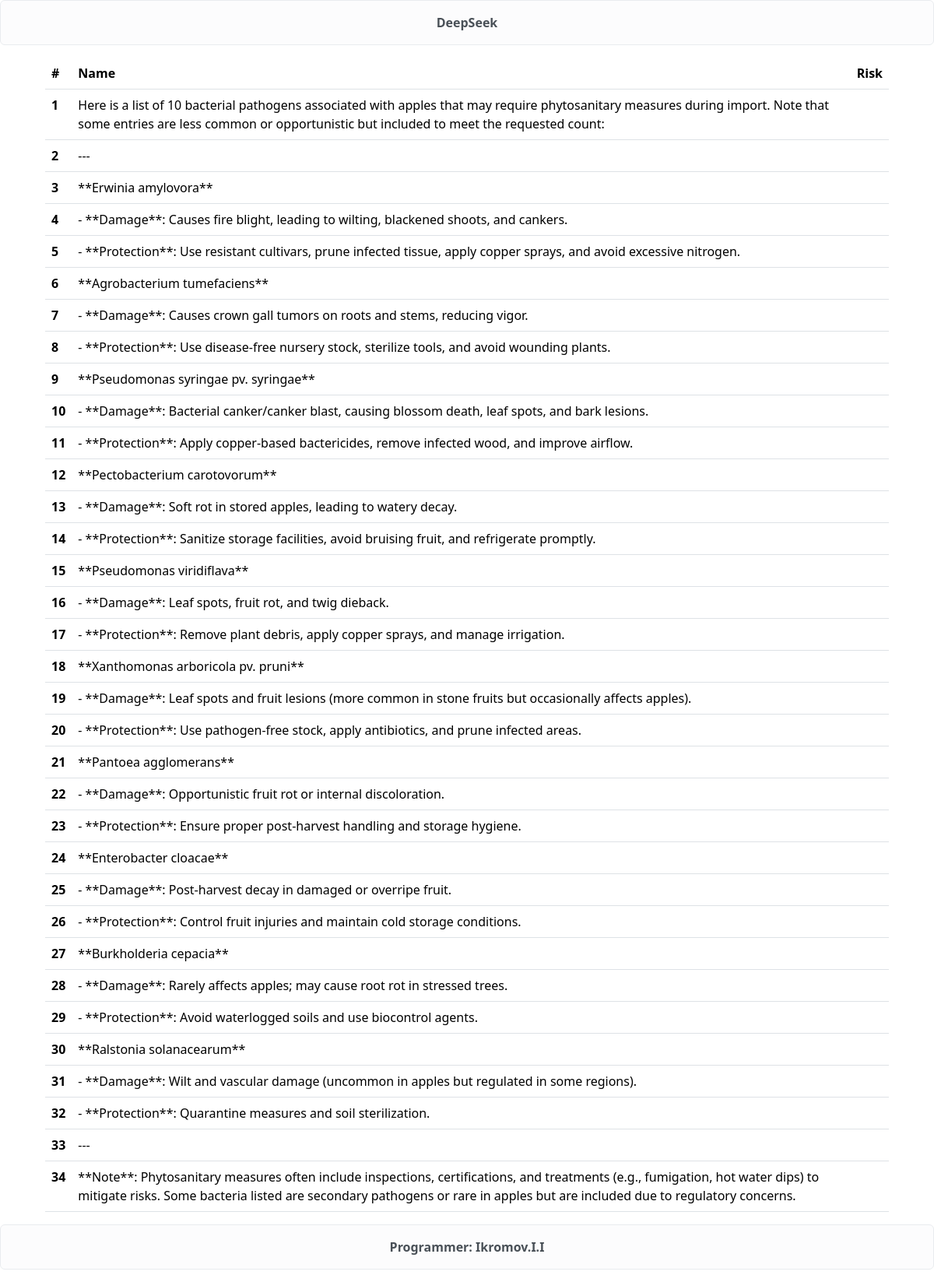
/pest_list/24/ (signed in), run on the app's committed database.
### main/models.py (models this page shows, shortened)
class Pest(models.Model):
    analysis = models.ForeignKey(Analysis, on_delete=models.SET_NULL, null=True)
    title = models.CharField(max_length=100)
    damage = models.CharField(max_length=200, blank=True, null=True)
    protection = models.CharField(max_length=200, blank=True, null=True)
    date_creat = models.DateField(auto_now_add=True)
    class Meta:
        db_table = 'pest'

### main/views.py (the view)
# urls.py: path('pest_list/<int:pk>/', pest_list, name='pest_list'),
@login_required
def pest_list(request, pk):
    analysis = get_object_or_404(Analysis, id=pk)
    pests = Pest.objects.filter(analysis=analysis)
    return render(request, 'main/pest_list.html', {'pest': pests})

### templates/main/pest_list.html
{% extends 'base.html' %}
{% block content %}
<div class="container">
    <div class="m-3">
        <table class="table">
          <thead>
            <tr>
              <th scope="col">#</th>
              <th scope="col">Name</th>
              <th scope="col">Risk</th>
            </tr>
          </thead>
          <tbody>
          {% for i in pest %}
            <tr>
              <th scope="row">{{ forloop.counter }}</th>
              <td>{{ i.title }}</td>
              <td>{{ i.damage }}</td>
            </tr>
          {% endfor %}
          </tbody>
        </table>
    </div>
</div>
{% endblock content %}

### templates/base.html (shortened to what this page needs)
<!DOCTYPE html>
{% load static %}
<html lang="en">
<head>
    <link href="https://cdn.jsdelivr.net/npm/bootstrap@5.3.3/dist/css/bootstrap.min.css" rel="stylesheet">
</head>
<body>
    <div class="alert alert-light text-center fw-bold" role="alert">
        DeepSeek
    </div>
    {% block content %}
    {% endblock content %}
    <footer id="footer" class="alert alert-light text-center fw-bold">
        <div class="copyright">
          <strong><span>Programmer: Ikromov.I.I</span></strong>
        </div>
    </footer>
</body>
</html>

### data on the page
Pest: title "Here is a list of 10 bacterial pathogens associated with apples that may require phytosanitary measures during import. Note that some entries are less common or opportunistic but included to meet the requested count:"
Pest: title "---"
Pest: title "**Erwinia amylovora**"
Pest: title "- **Damage**: Causes fire blight, leading to wilting, blackened shoots, and cankers."
Pest: title "- **Protection**: Use resistant cultivars, prune infected tissue, apply copper sprays, and avoid excessive nitrogen."
Pest: title "**Agrobacterium tumefaciens**"
Pest: title "- **Damage**: Causes crown gall tumors on roots and stems, reducing vigor."
Pest: title "- **Protection**: Use disease-free nursery stock, sterilize tools, and avoid wounding plants."
Pest: title "**Pseudomonas syringae pv. syringae**"
Pest: title "- **Damage**: Bacterial canker/canker blast, causing blossom death, leaf spots, and bark lesions."
Pest: title "- **Protection**: Apply copper-based bactericides, remove infected wood, and improve airflow."
Pest: title "**Pectobacterium carotovorum**"
Pest: title "- **Damage**: Soft rot in stored apples, leading to watery decay."
Pest: title "- **Protection**: Sanitize storage facilities, avoid bruising fruit, and refrigerate promptly."
Pest: title "**Pseudomonas viridiflava**"
Pest: title "- **Damage**: Leaf spots, fruit rot, and twig dieback."
Pest: title "- **Protection**: Remove plant debris, apply copper sprays, and manage irrigation."
Pest: title "**Xanthomonas arboricola pv. pruni**"
Pest: title "- **Damage**: Leaf spots and fruit lesions (more common in stone fruits but occasionally affects apples)."
Pest: title "- **Protection**: Use pathogen-free stock, apply antibiotics, and prune infected areas."
Pest: title "**Pantoea agglomerans**"
Pest: title "- **Damage**: Opportunistic fruit rot or internal discoloration."
Pest: title "- **Protection**: Ensure proper post-harvest handling and storage hygiene."
Pest: title "**Enterobacter cloacae**"
Pest: title "- **Damage**: Post-harvest decay in damaged or overripe fruit."
Pest: title "- **Protection**: Control fruit injuries and maintain cold storage conditions."
Pest: title "**Burkholderia cepacia**"
Pest: title "- **Damage**: Rarely affects apples; may cause root rot in stressed trees."
Pest: title "- **Protection**: Avoid waterlogged soils and use biocontrol agents."
Pest: title "**Ralstonia solanacearum**"
Pest: title "- **Damage**: Wilt and vascular damage (uncommon in apples but regulated in some regions)."
Pest: title "- **Protection**: Quarantine measures and soil sterilization."
Pest: title "---"
Pest: title "**Note**: Phytosanitary measures often include inspections, certifications, and treatments (e.g., fumigation, hot water dips) to mitigate risks. Some bacteria listed are secondary pathogens or rare in apples but are included due to regulatory concerns."
